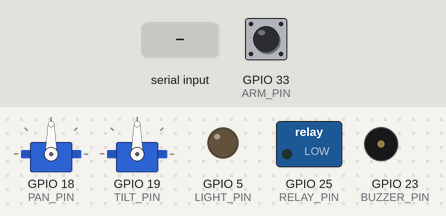
Bench run of a sketch on a simulated ESP32. On the bench: 2 × servo, switched loads named in the sketch (green lamp = pin HIGH), output pins drawn as LEDs (lit = HIGH), buzzer (waves = sounding, pin HIGH). Inputs (shaded band) come from the test bench; at power-on: GPIO 33 (ARM_PIN) HIGH.

Above: at 1.2 s.
1.3 s: "P90,T45\n" received over Serial
At 3.3 s:
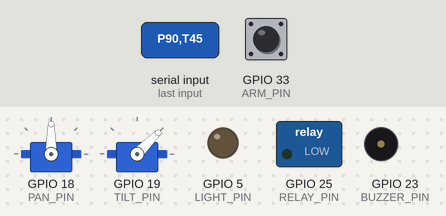
Timing chart, 0 to 4.8 s (numbered marks = the images above; inputs shaded):
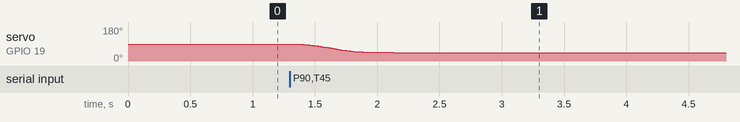

Measured:
- after the input at 1.3 s, servo on GPIO 19 (TILT_PIN): moves from 90° to 45° over 0.78 s, starting at once

The sketch:

esp32_turret.ino
```cpp
// Tetsa turret - ESP32, USB serial 115200. Needs the "ESP32Servo" library.
// Lines from the laptop:  P<pan>,T<tilt>   L0|L1 (spotlight)   B<ms> (buzzer)   R0|R1 (relay)
// Wiring: servos on 18 (pan) and 19 (tilt), powered from a 5-6 V buck converter (NOT the ESP32 pin),
//   all grounds joined. Spotlight via MOSFET on 5, buzzer via transistor on 23, relay module on 25.
//   Arm switch: GPIO 33 to GND = armed. Avoid GPIO 12 (boot pin).
// Safety: spotlight, buzzer and relay switch off if no valid line arrives for 1.5 s or the arm switch is open.
#include <ESP32Servo.h>

const int PAN_PIN = 18, TILT_PIN = 19, LIGHT_PIN = 5, BUZZER_PIN = 23, RELAY_PIN = 25, ARM_PIN = 33;
const int PAN_MIN = 10, PAN_MAX = 170, TILT_MIN = 40, TILT_MAX = 140;   // keep clear of your printed parts
const float MAX_SPEED = 120, ACCEL = 400;                               // deg/s, deg/s^2
const unsigned long FAILSAFE_MS = 1500, BUZZ_MAX = 10000, RELAY_MAX = 30000;

Servo pan, tilt;
float panPos = 90, tiltPos = 90, panVel = 0, tiltVel = 0;
int panGoal = 90, tiltGoal = 90;
bool light = false, relay = false;
unsigned long lastCmd = 0, buzzUntil = 0, relayUntil = 0, lastTick = 0;
String line;

float ramp(float pos, float &vel, float goal, float dt) {
  float want = constrain((goal - pos) * 6.0f, -MAX_SPEED, MAX_SPEED);
  float dv = ACCEL * dt;
  vel += constrain(want - vel, -dv, dv);
  return pos + vel * dt;
}

void handle(const String &s) {
  int p, t, ms;
  if (s.startsWith("P") && sscanf(s.c_str(), "P%d,T%d", &p, &t) == 2) {
    panGoal = constrain(p, PAN_MIN, PAN_MAX); tiltGoal = constrain(t, TILT_MIN, TILT_MAX);
  } else if (s.length() == 2 && s[0] == 'L' && (s[1] == '0' || s[1] == '1')) {
    light = s[1] == '1';
  } else if (s.startsWith("B") && (ms = s.substring(1).toInt()) > 0) {
    buzzUntil = millis() + min((unsigned long)ms, BUZZ_MAX);
  } else if (s.length() == 2 && s[0] == 'R' && (s[1] == '0' || s[1] == '1')) {
    relay = s[1] == '1'; relayUntil = millis() + RELAY_MAX;
  } else return;                       // malformed line: ignore, and do not refresh the failsafe
  lastCmd = millis();
}

void setup() {
  Serial.begin(115200);
  pinMode(LIGHT_PIN, OUTPUT); pinMode(BUZZER_PIN, OUTPUT); pinMode(RELAY_PIN, OUTPUT);
  pinMode(ARM_PIN, INPUT_PULLUP);
  pan.setPeriodHertz(50); tilt.setPeriodHertz(50);
  pan.attach(PAN_PIN, 500, 2400); tilt.attach(TILT_PIN, 500, 2400);
  pan.write(90); tilt.write(90);
  lastTick = millis();
}

void loop() {
  while (Serial.available()) {
    char c = Serial.read();
    if (c == '\n') { line.trim(); handle(line); line = ""; }
    else if (line.length() < 40) line += c;
  }
  unsigned long now = millis();
  float dt = (now - lastTick) / 1000.0f; lastTick = now;
  panPos = ramp(panPos, panVel, panGoal, dt);
  tiltPos = ramp(tiltPos, tiltVel, tiltGoal, dt);
  pan.write((int)(panPos + .5)); tilt.write((int)(tiltPos + .5));

  bool safe = digitalRead(ARM_PIN) == LOW && now - lastCmd < FAILSAFE_MS;
  digitalWrite(LIGHT_PIN, safe && light);
  digitalWrite(BUZZER_PIN, safe && now < buzzUntil);
  digitalWrite(RELAY_PIN, safe && relay && now < relayUntil);
  delay(10);
}
```
